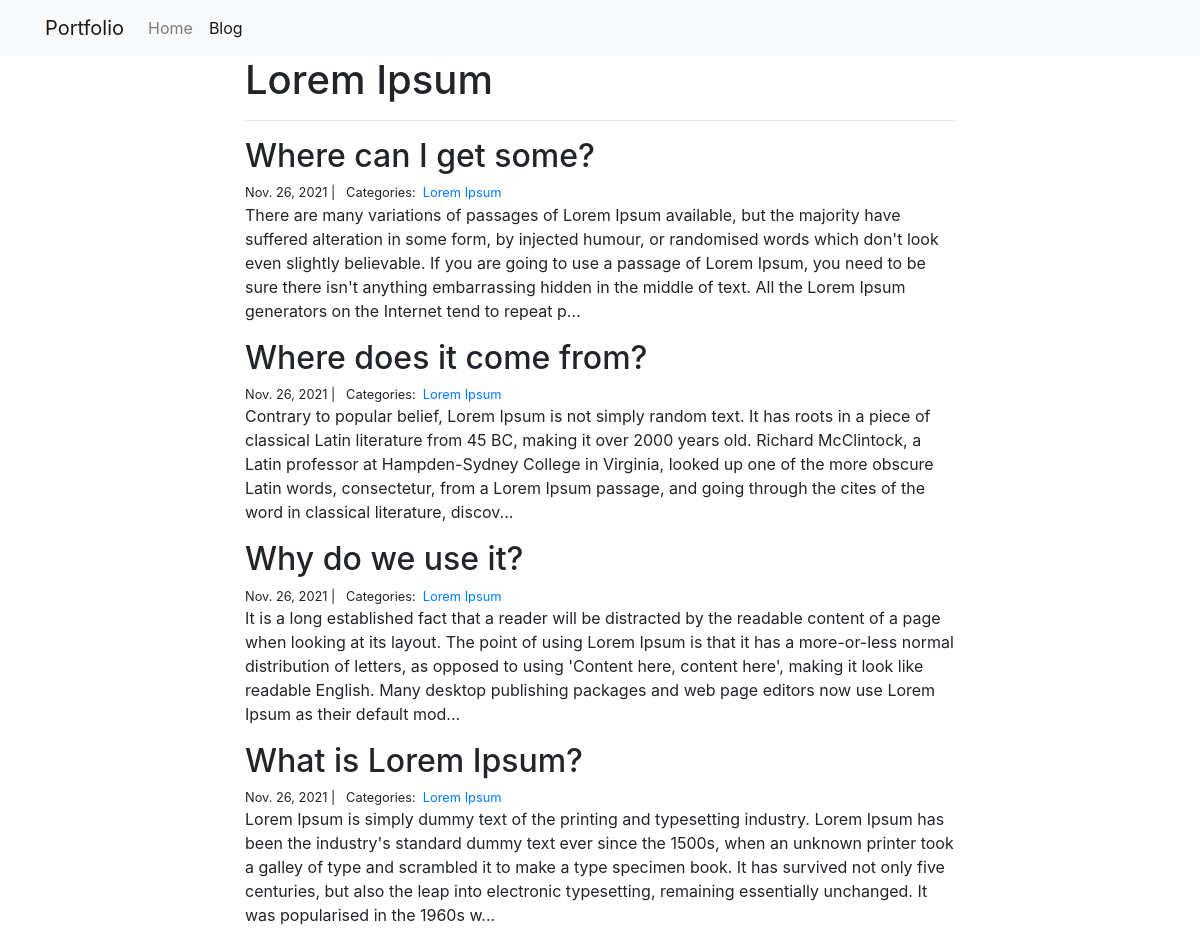
Screenshot of /blog/Lorem Ipsum/ with the database file from the repository.
### blog/models.py (models this page shows, shortened)
class Category(models.Model):
    name = models.CharField(max_length=25)

class Post(models.Model):
    title = models.CharField(max_length=250)
    body = models.TextField()
    created_on = models.DateTimeField(auto_now_add=True)
    last_modified = models.DateTimeField(auto_now=True)
    categories = models.ManyToManyField('Category',related_name='posts')

### blog/views.py (the view)
# urls.py: path('<category>/', views.blog_category, name='blog_category'),
def blog_category(request, category):
    posts = Post.objects.filter(
        categories__name__contains = category
    ).order_by('-created_on')   ## filter for conditions
    context = {
        'category': category,
        'posts': posts,
        'blog_page': 'active'
    }
    return render(request, 'blog_category.html', context)

### blog/templates/blog_category.html
{% extends 'base.html' %}
{% block page_content %}
<div class='col-md-8 offset-md-2'>
    <h1>{{ category | title }}</h1>
    <hr>
    {% for post in posts %}
        <h2><a herf="{% url 'blog_detail' post.pk %}">{{post.title}}</a></h2>
        <small>
            {{ post.created_on.date }} | &nbsp;
            Categories:&nbsp;
            {% for category in post.categories.all %}
            <a href="{% url 'blog_category' category.name %}">
                {{ category.name }}
            </a>
            {% endfor %}
        </small>
        <p>{{ post.body | slice:":400" }}...</p>
    {% endfor %}
</div>
{% endblock %}

### portfolio/templates/base.html (shortened to what this page needs)
<link rel="stylesheet" href="https://stackpath.bootstrapcdn.com/bootstrap/4.1.3/css/bootstrap.min.css">
<nav class="navbar navbar-expand-lg navbar-light bg-light">
    <div class="container">
        <a class="navbar-brand" href="{% url 'project_index' %}">Portfolio</a>
        <div class="collapse navbar-collapse" id="navbarSupportedContent">
          <ul class="navbar-nav mr-auto">
            <li class="nav-item {{home_page}}">
              <a class="nav-link" href="{% url 'project_index' %}">Home</a>
            </li>
            <li class="nav-item {{blog_page}}">
              <a class="nav-link" href="{% url 'blog_index' %}">Blog</a>
            </li>
          </ul>
        </div>
    </div>
</nav>
<div class="container">
    {% block page_content %}{% endblock %}
</div>

### rows the page displays
Category: name "Lorem Ipsum"
Post: title "Where can I get some?", created_on "Nov. 26, 2021", body "There are many variations of passages of Lorem Ipsum available, but the majority have suffered alteration in some form, by injected humour, or randomised words which don't look even slightly believable. If you are going to use a passage of Lorem Ipsum, you need to be sure there isn't anything embarrassing hidden in the middle of text. All the Lorem Ipsum generators on the Internet tend to repeat p"
Post: title "Where does it come from?", created_on "Nov. 26, 2021", body "Contrary to popular belief, Lorem Ipsum is not simply random text. It has roots in a piece of classical Latin literature from 45 BC, making it over 2000 years old. Richard McClintock, a Latin professor at Hampden-Sydney College in Virginia, looked up one of the more obscure Latin words, consectetur, from a Lorem Ipsum passage, and going through the cites of the word in classical literature, discov"
Post: title "Why do we use it?", created_on "Nov. 26, 2021", body "It is a long established fact that a reader will be distracted by the readable content of a page when looking at its layout. The point of using Lorem Ipsum is that it has a more-or-less normal distribution of letters, as opposed to using 'Content here, content here', making it look like readable English. Many desktop publishing packages and web page editors now use Lorem Ipsum as their default mod"
Post: title "What is Lorem Ipsum?", created_on "Nov. 26, 2021", body "Lorem Ipsum is simply dummy text of the printing and typesetting industry. Lorem Ipsum has been the industry's standard dummy text ever since the 1500s, when an unknown printer took a galley of type and scrambled it to make a type specimen book. It has survived not only five centuries, but also the leap into electronic typesetting, remaining essentially unchanged. It was popularised in the 1960s w"
